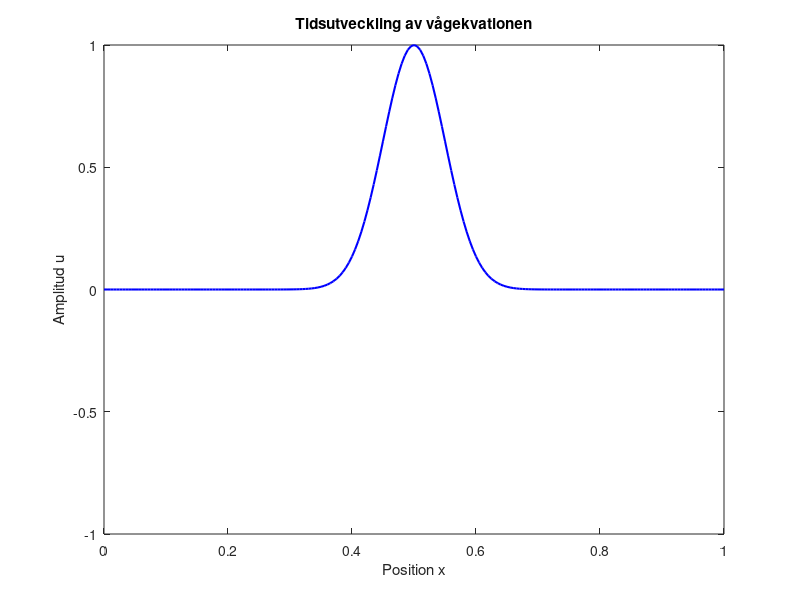
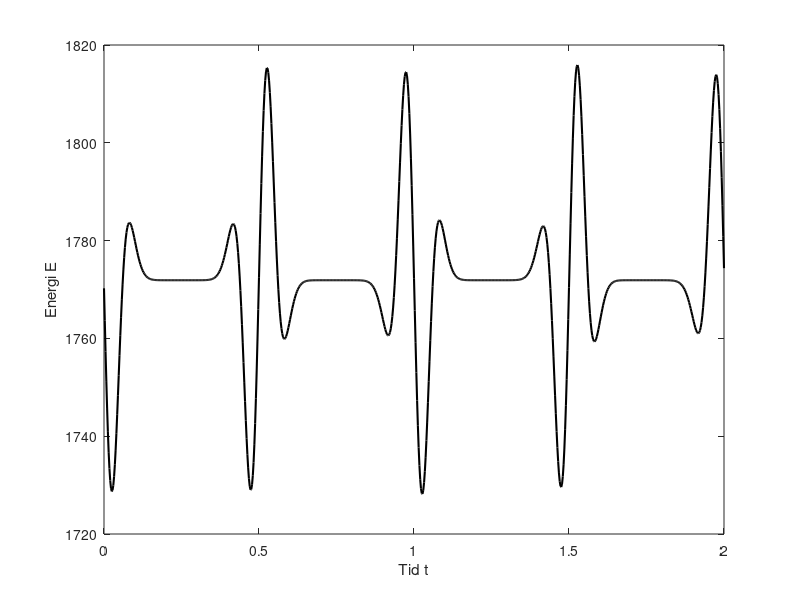

Write MATLAB code to recreate these figures, in order.
N = 200; 
T = 2;
dx = 1/N;
dt = dx/2.0; 
M = round(T/dt);
c = 1; 

u = zeros(N-1, M+1);
p = zeros(N-1, M+1);

main_diag = -2 * ones(N-1, 1);
off_diag = ones(N-2, 1);
A = (diag(main_diag) + diag(off_diag, 1) + diag(off_diag, -1)) / dx^2;

x = dx * (1:N-1)';

% Begynnelsepuls fr fr
g = @(x) exp(-200*(x-0.5).^2);
u(:,1) = g(x);
p(:,1) = zeros(N-1, 1); 

E = zeros(1, M+1);
E(1) = 0.5 * norm(p(:,1))^2 - 0.5 * c^2 * (u(:,1)' * A * u(:,1));

figure('Name', 'Vågpropagering (Dirichlet)');
X_full = [0; x; 1]; 
U_full = [0; u(:,1); 0]; 
hPlot = plot(X_full, U_full, 'b', 'Linewidth', 1.5);
axis([0 1 -1 1]);
title('Tidsutveckling av vågekvationen');
xlabel('Position x'); 
ylabel('Amplitud u');
drawnow;


% Symplektisk Euler
for m = 1:M
    p(:,m+1) = p(:,m) + dt * c^2 * A * u(:,m);
    
    u(:,m+1) = u(:,m) + dt * p(:,m+1);
    
    E(m+1) = 0.5 * norm(p(:,m+1))^2 - 0.5 * c^2 * (u(:,m+1)' * A * u(:,m+1));
    
    U_full = [0; u(:,m+1); 0];
    set(hPlot, 'YData', U_full);
    drawnow;
end

figure('Name', 'Energins tidsutveckling');
t_vec = linspace(0, T, M+1);
plot(t_vec, E, 'k', 'LineWidth', 1.5);
xlabel('Tid t');
ylabel('Energi E');
